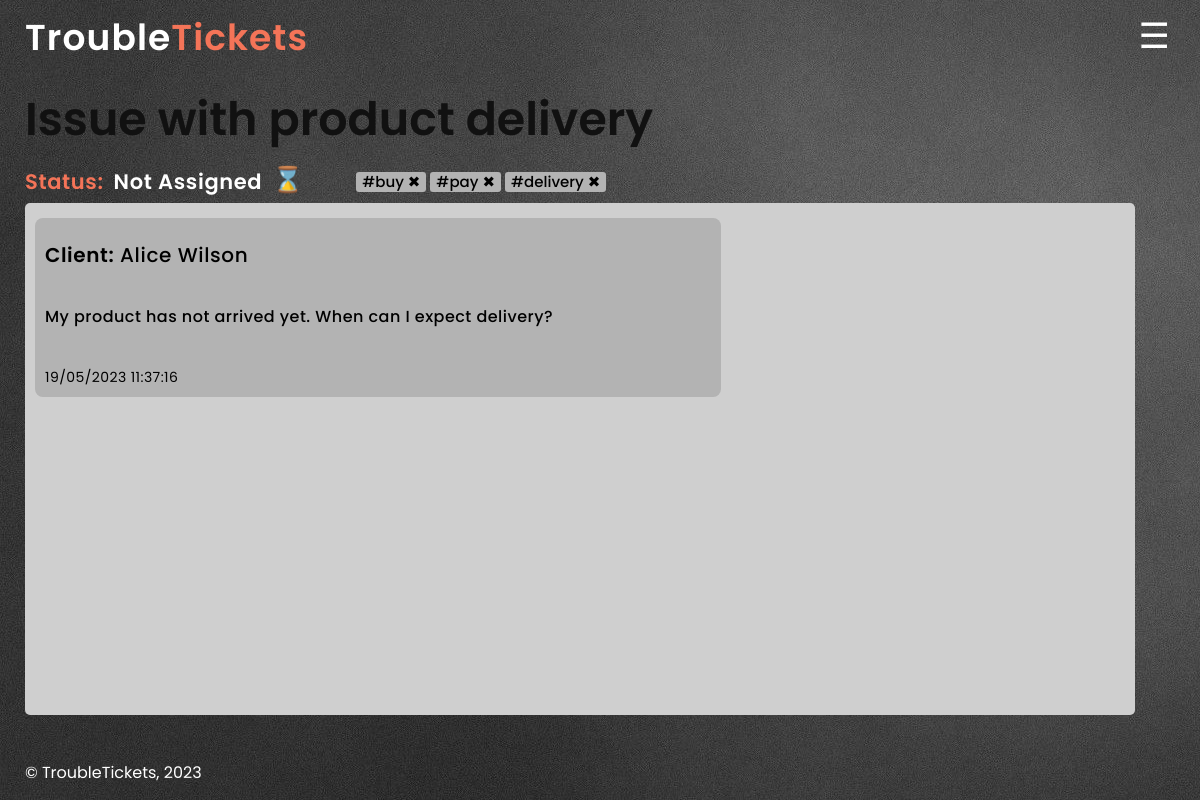
/pages/message.php?id=1 (signed in), run on an earlier commit of the app's database.
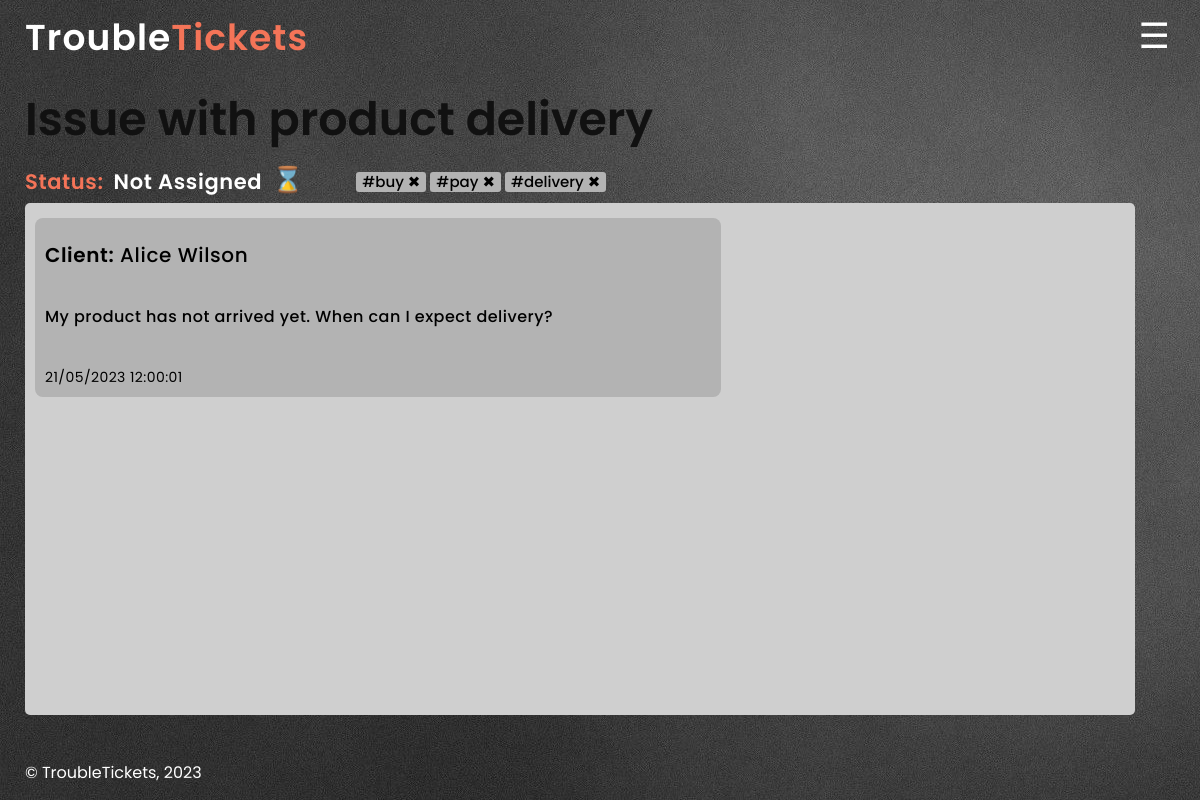
And on a later commit of the database.
### tables this page shows
CREATE TABLE MESSAGES (
message_id INTEGER PRIMARY KEY AUTOINCREMENT,
ticket_id INTEGER NOT NULL,
message_content VARCHAR(255) NOT NULL,
date_created TIMESTAMP DEFAULT CURRENT_TIMESTAMP NOT NULL,
client_id INTEGER NOT NULL,
FOREIGN KEY(ticket_id) REFERENCES TICKETS(ticket_id),
FOREIGN KEY(client_id) REFERENCES CLIENTS(client_id)
);

CREATE TABLE CLIENTS (
client_id INTEGER PRIMARY KEY AUTOINCREMENT,
username VARCHAR(255) NOT NULL,
password VARCHAR(255) NOT NULL,
email VARCHAR(255) NOT NULL
);

### database/ticket.class.php (called while the page is built, shortened)
<?php
class Ticket
{
    public function __construct(int $id, ?int $agent_id, int $client_id, int $department_id, string $status, string $title)
    {
        $this->id = $id;
        $this->client_id = $client_id;
        $this->title = $title;
    }
    static function getTicketById(PDO $db, int $id): ?Ticket
    {
        $stmt = $db->prepare('SELECT ticket_id, agent_id, client_id, department_id, status, title FROM TICKETS WHERE ticket_id = ?');
        $stmt->execute(array($id));
        $ticket = $stmt->fetch();
        if ($ticket) {
            return new Ticket(
                intval($ticket['ticket_id']),
                $ticket['agent_id'] ?? null,
                $ticket['client_id'],
                $ticket['department_id'],
                $ticket['status'],
                $ticket['title']
            );
        } else {
            return null;
        }
    }
}

### database/messages.class.php (called while the page is built, shortened)
<?php
class Message
{
    public function __construct(int $id, int $ticket_id, int $client_id, string $message, DateTime $date_created)
    {
        $this->ticket_id = $ticket_id;
        $this->client_id = $client_id;
        $this->message = $message;
        $this->date_created = $date_created;
    }
    static function getMessages(PDO $db, int $count): array
    {
        $stmt = $db->prepare(
            'SELECT message_id, ticket_id, client_id, message_content, date_created FROM MESSAGES LIMIT ?'
        );
        $stmt->execute(array($count));
        $messages = array();
        while ($message = $stmt->fetch()) {
            $messages[] = new Message(
                $message['message_id'],
                $message['ticket_id'],
                $message['client_id'],
                $message['message_content'],
                new DateTime($message['date_created']),
            );
        }
        return $messages;
    }
}
?>

### database/client.class.php (called while the page is built, shortened)
<?php
class Client
{
    public function __construct(int $id, string $username, string $email, string $password)
    {
        $this->username = $username;
    }
    static function getClientById(PDO $db, int $id): ?Client
    {
        $stmt = $db->prepare(
            'SELECT client_id, username, password, email FROM  CLIENTS WHERE client_id = ?'
        );
        $stmt->execute(array($id));
        $user = $stmt->fetch();
        if ($user) {
            return new Client(
                intval($user['client_id']),
                $user['username'],
                $user['email'],
                $user['password']
            );
        } else {
            return null;
        }
    }
} ?>

### templates/message_template.php (the view, shortened to what the changed rows need)
<?php
function output_watch_message(PDO $db, Ticket $ticket, Session $session)
{ ?>
  <?php
  require_once(__DIR__ . '/../database/connection.db.php');
  require_once(__DIR__ . '/../database/client.class.php');
  require_once(__DIR__ . '/../database/ticket.class.php');
  require_once(__DIR__ . '/../database/messages.class.php');
  $client = Client::getClientById($db, $ticket->client_id);
  $messages = Message::getMessages($db, 100);
  ?>
  <section id='chat' class='chat'>
    <h2><?php echo $ticket->title ?> </h2>
    <div class="messages">
      <div class="text">
        <?php
        foreach ($messages as $message) {
          if ($message->ticket_id == $ticket->id) {
            if ($message->client_id == $ticket->client_id) { ?>
              <div class='client-message'>
                <div class='full-line'>
                  <h4>Client:</h4>
                  <h4><?php echo '&nbsp;';
                      echo $client->username
                      ?></h4>
                </div>
                <p><?php echo $message->message ?></p>
                <h5><?php echo $message->date_created->format('d/m/Y H:i:s') ?></h5>
              </div>
              <?php }
              if ($message->client_id == $ticket->agent_id) { ?>
        <?php }
          }
        }
        ?>
      </div>
    </div>
  </section>
<?php
}
?>

What changed in the data, as far as the page shows it:
changed messages "My product has not arrived yet. When can I expect delivery?": format "19/05/2023 11:37:16" → "21/05/2023 12:00:01"
